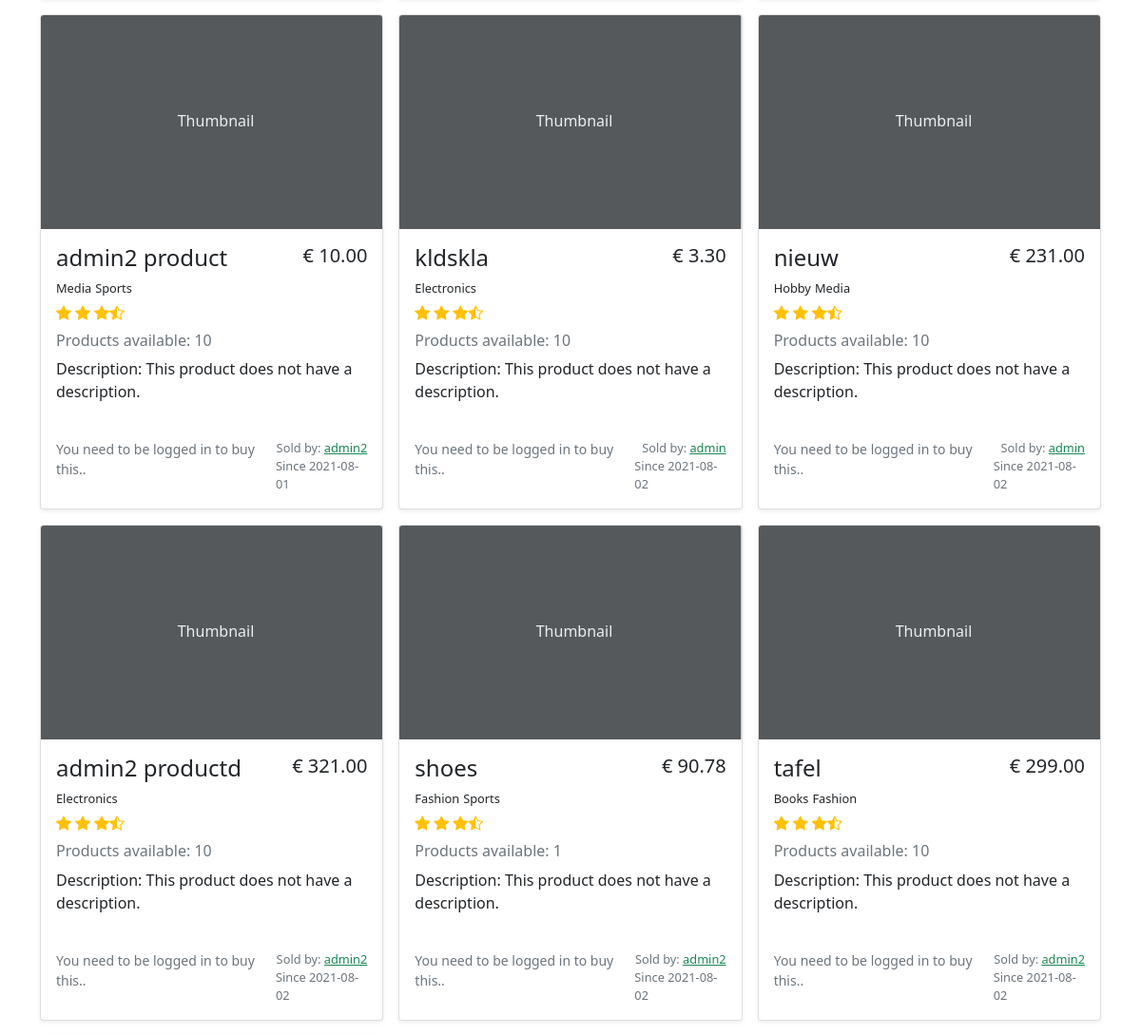
/search_results/All/All/ (middle part), run on an earlier commit of the app's database.
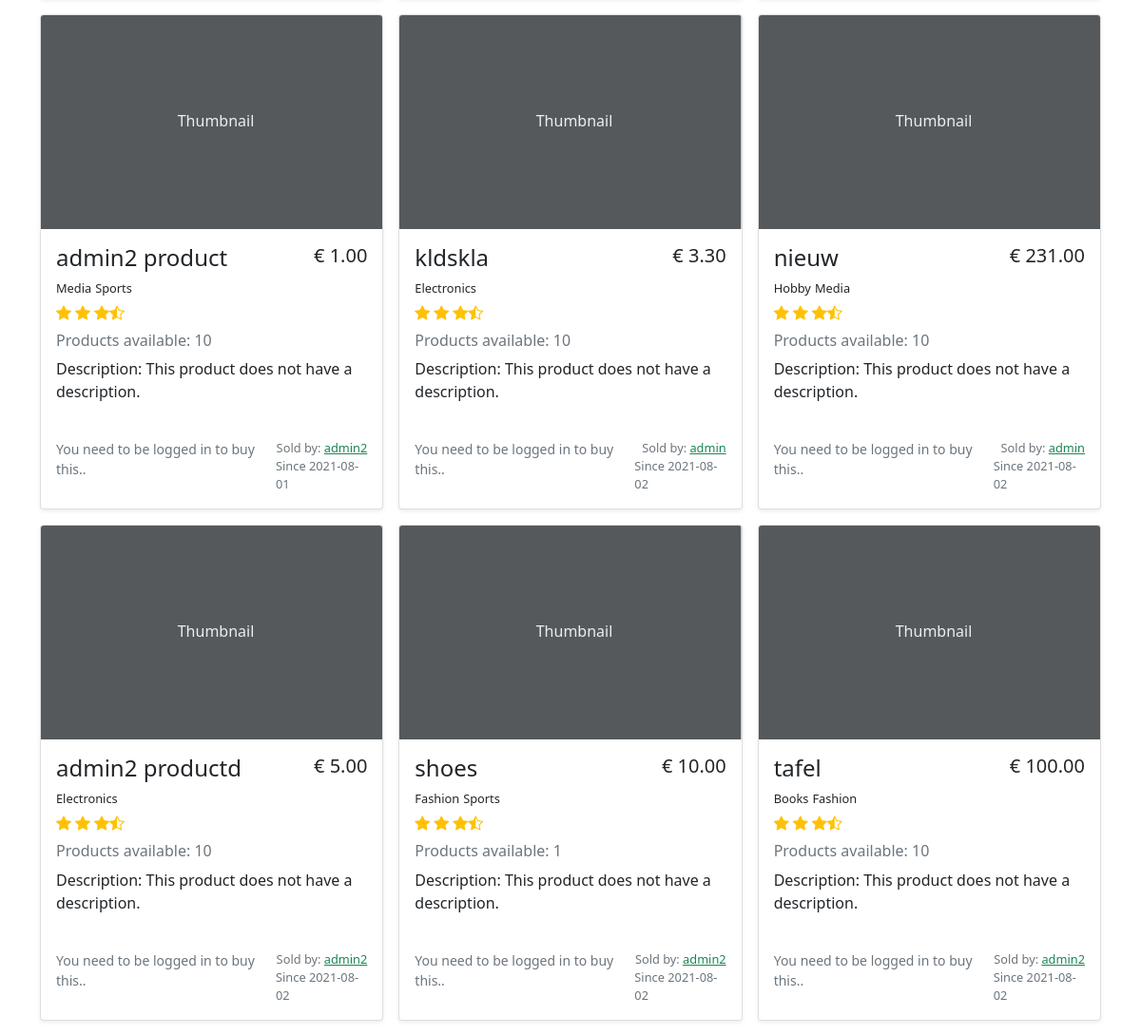
And on a later commit of the database.
### models.py (models this page shows)
class BaseModel(db_wrapper.Model):
    class Meta:
        database = db

class Product(BaseModel):
    name = CharField(max_length=50)
    description = TextField(null=True)
    price_per_unit = DecimalField(
        constraints=[Check("price_per_unit >= 0")],
        decimal_places=2,
        auto_round=True,
        null=True,
        default=0,
        max_digits=10,
    )
    stock = IntegerField(default=1)
    owner = ForeignKeyField(User, backref="products")
    date_posted = DateTimeField(formats="%Y-%m-%d %H:%M", default=datetime.now())

class ProductTag(BaseModel):
    product = ForeignKeyField(Product, index=True, backref="tags")
    tag = ForeignKeyField(Tag, index=True, backref="products")

class Tag(BaseModel):
    name = CharField(unique=True, max_length=30)

class User(BaseModel, UserMixin):
    first_name = CharField(index=True, max_length=30, null=True, default="")
    last_name = CharField(max_length=120, null=True, default="")
    address = CharField(max_length=200, null=True, default="")
    city = CharField(max_length=50, null=True, default="")
    country = CharField(max_length=50, null=True)
    cc_number = IntegerField(null=True, default="")
    username = CharField(index=True, max_length=30, unique=True)
    email = CharField(index=True, max_length=50, unique=True)
    password = CharField(max_length=20)

### routes.py (the view, shortened to what this page needs)
@app.route(
    "/search_results/<search_term>/<search_tag>/",
    methods=["GET", "POST"],
)
def search_results(search_term, search_tag):
    register_form = RegistrationForm(prefix="register_form")
    login_form = LoginForm(prefix="login_form")
    search_form = SearchForm(prefix="search_form")
    search_form.search_tag.choices = get_alpha_tag_names()
    if current_user.is_anonymous:
        user = None
    else:
        user = User.get(current_user.id)
    if search_term == "All" and search_tag == "All":
        all_products_on_search = Product.select()
    elif search_term == "All":
        all_products_on_search = get_products_per_tag(search_tag)
    elif search_tag == "All":
        all_products_on_search = get_products_by_name(search_term)
    return render_template(
        "search_results.html",
        title="Search",
        all_products_on_search=all_products_on_search,
        login_form=login_form,
        register_form=register_form,
        search_form=search_form,
        user=user,
        all_products=Product.select(),
        search_tuple=(search_term, search_tag),
    )

### main.py (called while the page is built)
def get_alpha_tag_names() -> tuple[Tag]:
    tags = Tag.select().order_by(Tag.name)
    tag_list = [(tag.name, tag.name) for tag in tags]
    tag_list.insert(0, ("All", "All Categories"))
    return tag_list

### templates/search_results.html (shortened to what this page needs)
{% extends "base.html" %} {% block content %}
<div class="container py-5">
  <div class="album">
    <div class="row row-cols-1 row-cols-md-2 row-cols-lg-3 g-3">
      {% for product in all_products_on_search %} {% include
      "product_in_search_results.html" %} {% endfor%}
    </div>
  </div>
</div>
{% endblock content %}

### templates/product_in_search_results.html (shortened to what this page needs)
<div class="col">
  <div class="card shadow-sm">
    <svg
      class="bd-placeholder-img card-img-top"
      width="100%"
      height="225"
      xmlns="http://www.w3.org/2000/svg"
      role="img"
      aria-label="Placeholder: Thumbnail"
      preserveAspectRatio="xMidYMid slice"
      focusable="false"
    >
      <text x="40%" y="50%" fill="#eceeef" dy=".3em">Thumbnail</text>
    </svg>
    <div class="card-body h-100">
      <div class="d-flex justify-content-between">
        <h4>{{ product.name }}</h4>
        <h5>€ {{ "%.2f"|format(product.price_per_unit) }}</h5>
      </div>
      <ul class="d-flex p-0 mb-0">
        {% if product.tags %} {% for producttags in product.tags %}
        <span class="pe-1 fs-small"> {{producttags.tag.name}}</span>
        {% endfor %} {% else %}
        <span class="pe-1 fs-small">This product has no categories.</span>
        {% endif %}
      </ul>
      <div class="d-flex text-warning py-1">
        <i class="bi bi-star-fill"></i>
        <i class="bi bi-star-fill mx-1"></i>
        <i class="bi bi-star-fill"></i>
        <i class="bi bi-star-half"></i>
      </div>
      <h6 class="text-muted my-0 mt-1 mb-2">
        Products available: {{product.stock}}
      </h6>
      <p class="card-text mt-2" style="min-height: 70px">
        Description: {% if product.description %} {{ product.description }} {%
        else %} This product does not have a description. {% endif %}
      </p>
      <div class="d-flex justify-content-between ">
        {% if current_user.id == product.owner.id %}
        {% elif current_user.is_anonymous %}
        <small class="text-muted">You need to be logged in to buy this..</small>
        {% endif %}
        <div class="text-muted fs-small m-0 p-0  ms-auto">
          <p class="m-0 text-end">
            Sold by: {% if current_user.username == product.owner.username %}
            <small>You</small>
            {% else %}
            <a
              class="text-success"
              href="{{url_for('user_profile', user_id=product.owner.id)}}"
              >{{ product.owner.username }}</a
            >
            {% endif %}
          </p>
          <p class="m-0">Since {{product.date_posted[0:10]}}</p>
        </div>
      </div>
    </div>
  </div>
</div>

What changed in the data, as far as the page shows it:
changed Product "admin2 product": price_per_unit "10.00" → "1.00"
changed Product "admin2 productd": price_per_unit "321.00" → "5.00"
changed Product "shoes": price_per_unit "90.78" → "10.00"
changed Product "tafel": price_per_unit "299.00" → "100.00"
